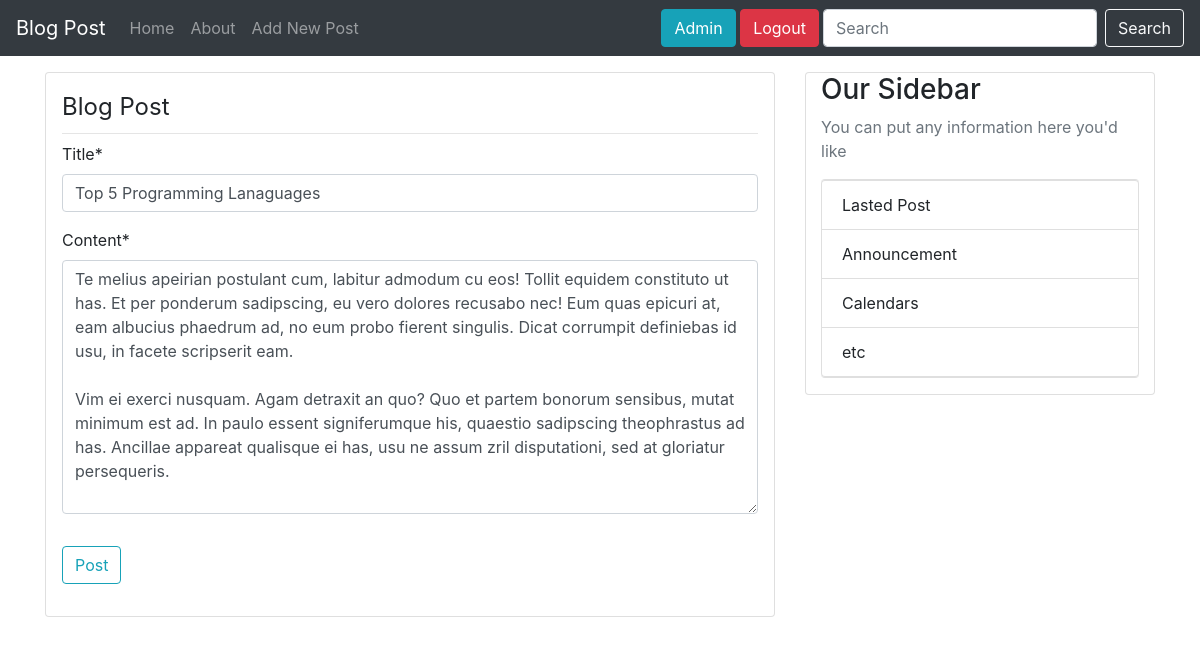
/post/9/update/ (signed in), run on the app's committed database.
### blog/models.py (models this page shows, shortened)
class Post(models.Model):
    title = models.CharField(max_length=250)
    content = models.TextField()
    date_posted = models.DateField(default=timezone.now)
    author = models.ForeignKey(User, on_delete=models.CASCADE)

### blog/views.py (the view, shortened to what this page needs)
# urls.py: path('post/<int:pk>/update/', PostUpdateView.as_view(), name='post-update'),
class PostUpdateView(LoginRequiredMixin, UserPassesTestMixin, UpdateView):
    model = Post
    fields = ['title', 'content']
    def test_func(self):
        post = self.get_object()
        if self.request.user == post.author:
            return True
        return False

### blog/templates/blog/post_form.html (shortened to what this page needs)
{% extends "blog/base.html" %}
{% load crispy_forms_tags %}
{% block content %}
<div class="card">
    <div class="card-body p-3">
        <div class="card-metadata">
            <legend>Blog Post</legend>
        </div>
        <hr class="pb-2 m-0">
        <form method="POST">
            <fieldset class="form-group">
                {{ form|crispy }}
            </fieldset>
            <div class="form-group">
                <button class="btn btn-outline-info" type="submit">Post</button>
            </div>
        </form>
    </div>
</div>
{% endblock content %}

### blog/templates/blog/base.html (shortened to what this page needs)
{% load static %}
<!DOCTYPE html>
<head>
    <link rel="stylesheet" href="{% static 'blog/css/bootstrap.min.css' %}">
    <link rel="stylesheet" href="{% static 'blog/css/main.css' %}">
</head>
<body>
    <header>
        <nav class="navbar navbar-expand-md navbar-dark bg-dark">
            <a class="navbar-brand" href="{% url 'blog-home' %}">Blog Post</a>
            <div class="collapse navbar-collapse" id="navbarCollapse">
                <ul class="navbar-nav mr-auto">
                    <li class="nav-item">
                        <a class="nav-link" href="{% url 'blog-home' %}">Home<span class="sr-only">(current)</span></a>
                    </li>
                    <li class="nav-item">
                        <a class="nav-link" href="{% url 'blog-about' %}">About</a>
                    </li>
                    <li class="nav-item">
                        <a class="nav-link" href="{% url 'post-create' %}">Add New Post</a>
                    </li>
                </ul>
                <ul class="navbar-nav">
                    {% if user.is_authenticated %}
                        <li class="nav-item mr-1">
                            <a class="btn btn-info my-sm-0" href="{% url 'profile' %}">{{ user.username }}</a>
                            <a class="btn btn-danger my-sm-0" href="{% url 'logout' %}">Logout</a>
                        </li>
                    {% endif %}
                </ul>
                <form class="form-inline mt-2 mt-md-0">
                    <input class="form-control mr-sm-2" type="text" placeholder="Search" aria-label="Search">
                    <button class="btn btn-outline-light my-2 my-sm-0" type="submit">Search</button>
                </form>
            </div>
        </nav>
    </header>
    <main role="main" class="container mt-3 pb-3">
        <div class="row">
            <div class="col-md-8">
                {% block content %}{% endblock %}
            </div>
            <div class="col-md-4">
                <div class="container card card-block ">
                    <h3>Our Sidebar</h3>
                    <p class="text-muted">You can put any information here you'd like
                        <ul class="list-group">
                            <li class="list-group-item list-group-light">Lasted Post</li>
                            <li class="list-group-item list-group-light">Announcement</li>
                            <li class="list-group-item list-group-light">Calendars</li>
                            <li class="list-group-item list-group-light">etc</li>
                        </ul>
                    </p>
                </div>
            </div>
        </div>
    </main>
</body>
</html>

### data on the page
Post: title "Top 5 Programming Lanaguages", content "Te melius apeirian postulant cum, labitur admodum cu eos! Tollit equidem constituto ut has. Et per ponderum sadipscing, eu vero dolores recusabo nec! Eum quas epicuri at, eam albucius phaedrum ad, no eum probo fierent singulis. Dicat corrumpit definiebas id usu, in facete scripserit eam. Vim ei exerci nusquam. Agam detraxit an quo? Quo et partem bonorum sensibus, mutat minimum est ad. In paulo essent signiferumque his, quaestio sadipscing theophrastus ad has. Ancillae appareat qualisque ei has, usu ne assum zril disputationi, sed at gloriatur persequeris."

### other printed values
{{ user.username }} "Admin"
